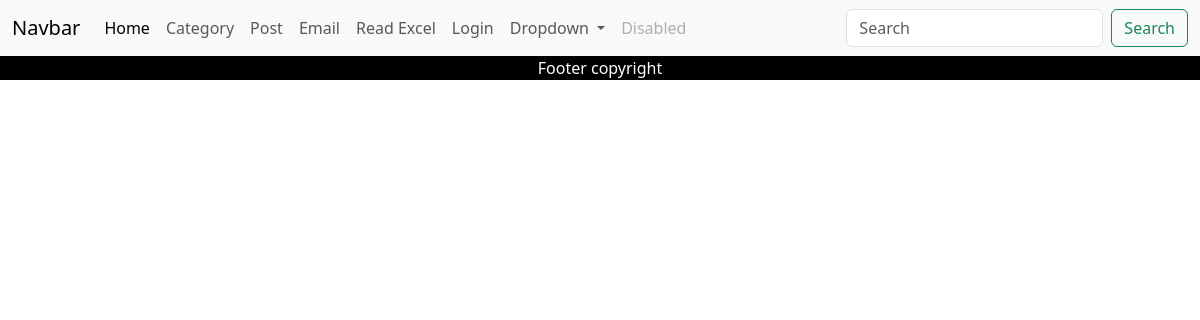
The app's page /show_all_posts/, older data.
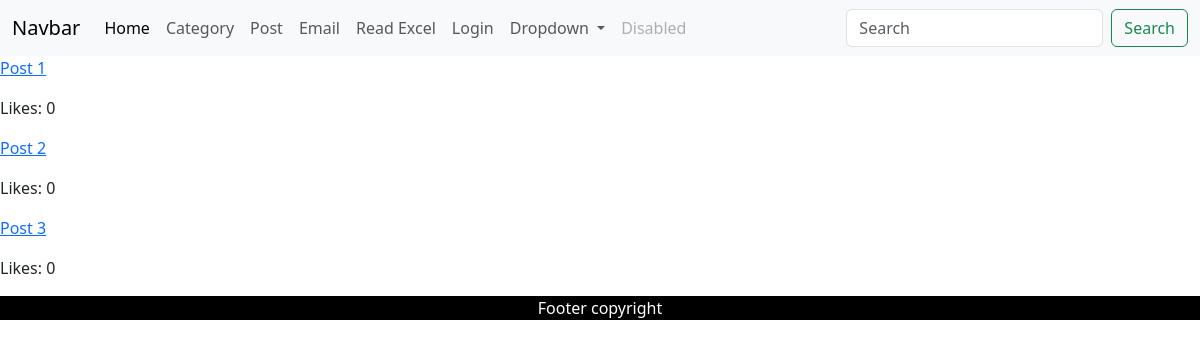
The same page, newer data.
### blog/models.py (models this page shows, shortened)
class Post(models.Model):
    title = models.CharField(max_length=100)
    content = models.TextField()
    category = models.ForeignKey(Category, on_delete=models.CASCADE)
    author = models.ForeignKey(User, on_delete=models.CASCADE)
    likes = models.ManyToManyField(User, related_name='likes')

### blog/views.py (the view)
# urls.py: path("show_all_posts/", PostListView.as_view(), name="show_all_posts"),
class PostListView(ListView):
    model = Post
    template_name = "show_all_posts.html"

### blog/templates/show_all_posts.html (shortened to what this page needs)
{% extends "base.html" %}
{% block content %}
    {% for post in object_list %}
        <p><a href="{% url 'post_detail' post.id %}">{{ post.title }}</a>
        <p>
        Likes: {{ post.likes.count }}
        </p>
    {% endfor %}
{% endblock %}

Row changes from the older to the newer data that the page shows:
added Post: title "Post 1", likes.count "0"
added Post: title "Post 2", likes.count "0"
added Post: title "Post 3", likes.count "0"
